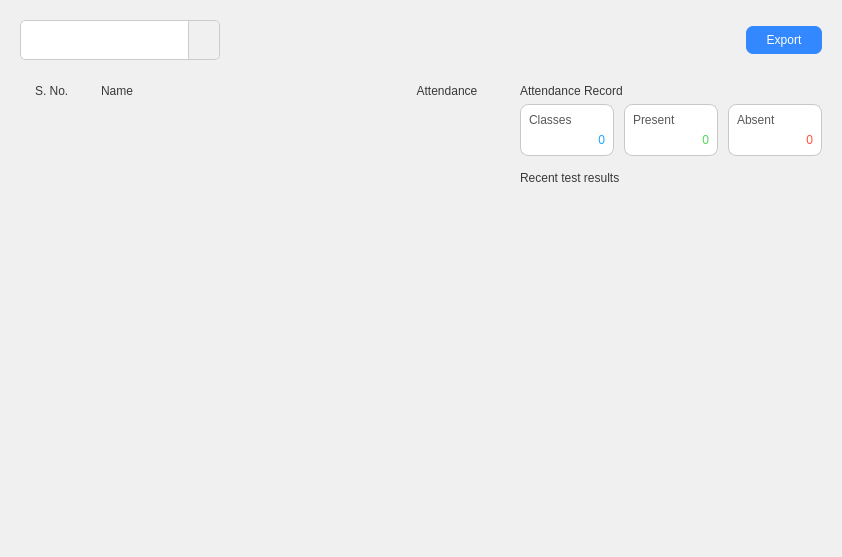
<?xml version="1.0" encoding="UTF-8"?>
<ui version="4.0">
 <class>view_reports_page</class>
 <widget class="QWidget" name="view_reports_page">
  <property name="geometry">
   <rect>
    <x>0</x>
    <y>0</y>
    <width>842</width>
    <height>557</height>
   </rect>
  </property>
  <property name="windowTitle">
   <string>Tests Dashboard</string>
  </property>
  <property name="styleSheet">
   <string notr="true">background-color: rgb(240, 240, 240);</string>
  </property>
  <layout class="QVBoxLayout" name="verticalLayout">
   <item>
    <widget class="QWidget" name="header_widget" native="true">
     <property name="sizePolicy">
      <sizepolicy hsizetype="Preferred" vsizetype="Fixed">
       <horstretch>0</horstretch>
       <verstretch>0</verstretch>
      </sizepolicy>
     </property>
     <property name="styleSheet">
      <string notr="true">background-color: transparent;
</string>
     </property>
     <layout class="QHBoxLayout" name="horizontalLayout_2">
      <item>
       <widget class="QComboBox" name="dropdown_classes">
        <property name="enabled">
         <bool>true</bool>
        </property>
        <property name="minimumSize">
         <size>
          <width>200</width>
          <height>40</height>
         </size>
        </property>
        <property name="styleSheet">
         <string notr="true">QComboBox {
    background-color: white;
    border: 1px solid #ccc;
    border-radius: 5px;
    padding: 5px 10px;
    font-size: 14px;
    color: #333;
}
QComboBox::down-arrow {
    image: url(icons/arrow_down.png); 
    width: 12px;
    height: 12px;
}
QComboBox::drop-down {
    subcontrol-origin: padding;
    subcontrol-position: top right;
    width: 30px;
    border-left-width: 1px;
    border-left-color: #ccc;
    border-left-style: solid; 
    border-top-right-radius: 5px;
    border-bottom-right-radius: 5px;
    background: #f0f0f0; 
}
QComboBox QAbstractItemView {
    background-color: white;
    border: 1px solid #ccc;
    selection-color: #159079;
    outline: 0;
    color: rgb(0, 0, 0);
}</string>
        </property>
       </widget>
      </item>
      <item>
       <spacer name="horizontalSpacer">
        <property name="orientation">
         <enum>Qt::Orientation::Horizontal</enum>
        </property>
        <property name="sizeHint" stdset="0">
         <size>
          <width>40</width>
          <height>20</height>
         </size>
        </property>
       </spacer>
      </item>
      <item>
       <widget class="QPushButton" name="btn_export">
        <property name="cursor">
         <cursorShape>PointingHandCursor</cursorShape>
        </property>
        <property name="styleSheet">
         <string notr="true">color: #fff;
background : #3388FF;
border: none;
padding: 7px 20px;
font: 600 14px &quot;Segoe UI&quot;;
border-radius: 7px</string>
        </property>
        <property name="text">
         <string>Export</string>
        </property>
       </widget>
      </item>
     </layout>
    </widget>
   </item>
   <item>
    <widget class="QStackedWidget" name="content_stack">
     <property name="styleSheet">
      <string notr="true">background-color: transparent;
</string>
     </property>
     <property name="currentIndex">
      <number>2</number>
     </property>
     <widget class="QWidget" name="no_classes">
      <layout class="QVBoxLayout" name="verticalLayout_empty">
       <item>
        <widget class="QLabel" name="label_no_test">
         <property name="styleSheet">
          <string notr="true">font: 15pt &quot;Segoe UI&quot;; color: rgb(100, 100, 100);</string>
         </property>
         <property name="text">
          <string>Select Any Class Or Create A New class</string>
         </property>
         <property name="alignment">
          <set>Qt::AlignmentFlag::AlignCenter</set>
         </property>
        </widget>
       </item>
      </layout>
     </widget>
     <widget class="QWidget" name="no_student">
      <property name="styleSheet">
       <string notr="true">font: 15pt &quot;Segoe UI&quot;; color: rgb(100, 100, 100);</string>
      </property>
      <layout class="QVBoxLayout" name="verticalLayout_9">
       <item>
        <widget class="QLabel" name="label_2">
         <property name="styleSheet">
          <string notr="true">font: 15pt &quot;Segoe UI&quot;; color: rgb(100, 100, 100);</string>
         </property>
         <property name="text">
          <string>No Students, Invite some</string>
         </property>
         <property name="alignment">
          <set>Qt::AlignmentFlag::AlignCenter</set>
         </property>
        </widget>
       </item>
      </layout>
     </widget>
     <widget class="QWidget" name="classes_selected">
      <layout class="QVBoxLayout" name="verticalLayout_list">
       <property name="leftMargin">
        <number>0</number>
       </property>
       <property name="topMargin">
        <number>0</number>
       </property>
       <property name="rightMargin">
        <number>0</number>
       </property>
       <property name="bottomMargin">
        <number>0</number>
       </property>
       <item>
        <widget class="QWidget" name="main_container" native="true">
         <property name="styleSheet">
          <string notr="true">
border:none</string>
         </property>
         <layout class="QHBoxLayout" name="horizontalLayout" stretch="3,2">
          <property name="spacing">
           <number>20</number>
          </property>
          <property name="leftMargin">
           <number>0</number>
          </property>
          <property name="topMargin">
           <number>0</number>
          </property>
          <property name="rightMargin">
           <number>0</number>
          </property>
          <property name="bottomMargin">
           <number>0</number>
          </property>
          <item>
           <widget class="QWidget" name="left_container" native="true">
            <layout class="QVBoxLayout" name="verticalLayout_2">
             <item>
              <widget class="QFrame" name="frame">
               <property name="sizePolicy">
                <sizepolicy hsizetype="Preferred" vsizetype="Minimum">
                 <horstretch>0</horstretch>
                 <verstretch>0</verstretch>
                </sizepolicy>
               </property>
               <property name="styleSheet">
                <string notr="true">QLabel{ color: #383838; font: 600 9pt &quot;Segoe UI&quot;; }</string>
               </property>
               <property name="frameShape">
                <enum>QFrame::Shape::StyledPanel</enum>
               </property>
               <property name="frameShadow">
                <enum>QFrame::Shadow::Raised</enum>
               </property>
               <layout class="QHBoxLayout" name="horizontalLayout_3">
                <property name="leftMargin">
                 <number>15</number>
                </property>
                <property name="topMargin">
                 <number>0</number>
                </property>
                <property name="rightMargin">
                 <number>0</number>
                </property>
                <property name="bottomMargin">
                 <number>0</number>
                </property>
                <item>
                 <widget class="QLabel" name="label_3">
                  <property name="sizePolicy">
                   <sizepolicy hsizetype="Fixed" vsizetype="Preferred">
                    <horstretch>0</horstretch>
                    <verstretch>0</verstretch>
                   </sizepolicy>
                  </property>
                  <property name="minimumSize">
                   <size>
                    <width>60</width>
                    <height>0</height>
                   </size>
                  </property>
                  <property name="text">
                   <string>S. No.</string>
                  </property>
                 </widget>
                </item>
                <item>
                 <widget class="QLabel" name="label_4">
                  <property name="text">
                   <string>Name</string>
                  </property>
                 </widget>
                </item>
                <item>
                 <widget class="QLabel" name="label_5">
                  <property name="maximumSize">
                   <size>
                    <width>70</width>
                    <height>100</height>
                   </size>
                  </property>
                  <property name="text">
                   <string>Attendance</string>
                  </property>
                  <property name="alignment">
                   <set>Qt::AlignmentFlag::AlignCenter</set>
                  </property>
                 </widget>
                </item>
               </layout>
              </widget>
             </item>
             <item>
              <widget class="QScrollArea" name="scrollArea">
               <property name="frameShape">
                <enum>QFrame::Shape::NoFrame</enum>
               </property>
               <property name="widgetResizable">
                <bool>true</bool>
               </property>
               <widget class="QWidget" name="scrollAreaWidgetContents_2">
                <property name="geometry">
                 <rect>
                  <x>0</x>
                  <y>0</y>
                  <width>464</width>
                  <height>435</height>
                 </rect>
                </property>
                <layout class="QVBoxLayout" name="all_students_container">
                 <property name="spacing">
                  <number>0</number>
                 </property>
                 <property name="leftMargin">
                  <number>0</number>
                 </property>
                 <property name="topMargin">
                  <number>0</number>
                 </property>
                 <property name="rightMargin">
                  <number>0</number>
                 </property>
                 <property name="bottomMargin">
                  <number>0</number>
                 </property>
                 <item>
                  <spacer name="verticalSpacer">
                   <property name="orientation">
                    <enum>Qt::Orientation::Vertical</enum>
                   </property>
                   <property name="sizeHint" stdset="0">
                    <size>
                     <width>20</width>
                     <height>412</height>
                    </size>
                   </property>
                  </spacer>
                 </item>
                </layout>
               </widget>
              </widget>
             </item>
            </layout>
           </widget>
          </item>
          <item>
           <widget class="QWidget" name="right_container" native="true">
            <layout class="QVBoxLayout" name="verticalLayout_3" stretch="0,0,0">
             <item>
              <widget class="QLabel" name="label_7">
               <property name="styleSheet">
                <string notr="true">color: #383838; font: 600 9pt &quot;Segoe UI&quot;;</string>
               </property>
               <property name="text">
                <string>Attendance Record</string>
               </property>
              </widget>
             </item>
             <item>
              <widget class="QWidget" name="top_cards_container" native="true">
               <property name="styleSheet">
                <string notr="true">#card1, #card2, #card3{
  background-color: rgb(255, 255, 255);
  border-radius: 8px;
  border:1px solid rgb(200,200,200);
}
#card1:hover ,#card2:hover ,#card3:hover {
    border: 1px solid #3388FF;
    background-color: #fcfcfc;
}

QPushButton{
  background-color: transparent;
  color: rgb(88, 88, 88);
  font: 600 11pt &quot;Segoe UI&quot;;
text-align: left
}
QLabel{
  background-color: transparent;
  color: rgb(34, 34, 34);
  font: 800 25pt &quot;Segoe UI&quot;;
}</string>
               </property>
               <layout class="QHBoxLayout" name="horizontalLayout_4">
                <property name="spacing">
                 <number>10</number>
                </property>
                <property name="leftMargin">
                 <number>0</number>
                </property>
                <property name="topMargin">
                 <number>0</number>
                </property>
                <property name="rightMargin">
                 <number>0</number>
                </property>
                <property name="bottomMargin">
                 <number>0</number>
                </property>
                <item>
                 <widget class="QWidget" name="card1" native="true">
                  <property name="maximumSize">
                   <size>
                    <width>16777215</width>
                    <height>120</height>
                   </size>
                  </property>
                  <layout class="QVBoxLayout" name="verticalLayout_4">
                   <item>
                    <widget class="QPushButton" name="pushButton">
                     <property name="text">
                      <string>Classes</string>
                     </property>
                     <property name="icon">
                      <iconset>
                       <normaloff>icons/board.png</normaloff>icons/board.png</iconset>
                     </property>
                    </widget>
                   </item>
                   <item>
                    <widget class="QLabel" name="classes_attended_count">
                     <property name="styleSheet">
                      <string notr="true">color: rgb(28, 164, 255);</string>
                     </property>
                     <property name="text">
                      <string>0</string>
                     </property>
                     <property name="alignment">
                      <set>Qt::AlignmentFlag::AlignBottom|Qt::AlignmentFlag::AlignRight|Qt::AlignmentFlag::AlignTrailing</set>
                     </property>
                    </widget>
                   </item>
                  </layout>
                 </widget>
                </item>
                <item>
                 <widget class="QWidget" name="card3" native="true">
                  <property name="maximumSize">
                   <size>
                    <width>16777215</width>
                    <height>120</height>
                   </size>
                  </property>
                  <layout class="QVBoxLayout" name="verticalLayout_5">
                   <item>
                    <widget class="QPushButton" name="pushButton_2">
                     <property name="text">
                      <string>Present</string>
                     </property>
                     <property name="icon">
                      <iconset>
                       <normaloff>icons/present.png</normaloff>icons/present.png</iconset>
                     </property>
                    </widget>
                   </item>
                   <item>
                    <widget class="QLabel" name="present_count">
                     <property name="styleSheet">
                      <string notr="true">color: rgb(86, 213, 86);</string>
                     </property>
                     <property name="text">
                      <string>0</string>
                     </property>
                     <property name="alignment">
                      <set>Qt::AlignmentFlag::AlignBottom|Qt::AlignmentFlag::AlignRight|Qt::AlignmentFlag::AlignTrailing</set>
                     </property>
                    </widget>
                   </item>
                  </layout>
                 </widget>
                </item>
                <item>
                 <widget class="QWidget" name="card2" native="true">
                  <property name="maximumSize">
                   <size>
                    <width>16777215</width>
                    <height>120</height>
                   </size>
                  </property>
                  <layout class="QVBoxLayout" name="verticalLayout_6">
                   <item>
                    <widget class="QPushButton" name="pushButton_3">
                     <property name="text">
                      <string>Absent</string>
                     </property>
                     <property name="icon">
                      <iconset>
                       <normaloff>icons/absent.png</normaloff>icons/absent.png</iconset>
                     </property>
                    </widget>
                   </item>
                   <item>
                    <widget class="QLabel" name="absent_count">
                     <property name="styleSheet">
                      <string notr="true">color:rgb(255, 82, 52)</string>
                     </property>
                     <property name="text">
                      <string>0</string>
                     </property>
                     <property name="alignment">
                      <set>Qt::AlignmentFlag::AlignBottom|Qt::AlignmentFlag::AlignRight|Qt::AlignmentFlag::AlignTrailing</set>
                     </property>
                    </widget>
                   </item>
                  </layout>
                 </widget>
                </item>
               </layout>
              </widget>
             </item>
             <item>
              <widget class="QWidget" name="test_conttainer" native="true">
               <layout class="QVBoxLayout" name="verticalLayout_8">
                <property name="leftMargin">
                 <number>0</number>
                </property>
                <property name="rightMargin">
                 <number>0</number>
                </property>
                <item>
                 <widget class="QLabel" name="label_8">
                  <property name="styleSheet">
                   <string notr="true">color: #383838; font: 600 9pt &quot;Segoe UI&quot;;</string>
                  </property>
                  <property name="text">
                   <string>Recent test results</string>
                  </property>
                 </widget>
                </item>
                <item>
                 <widget class="QStackedWidget" name="stackedWidget">
                  <property name="currentIndex">
                   <number>1</number>
                  </property>
                  <widget class="QWidget" name="no_test_found">
                   <layout class="QVBoxLayout" name="verticalLayout_7">
                    <item>
                     <widget class="QLabel" name="label">
                      <property name="styleSheet">
                       <string notr="true">color: #383838; font: 600 9pt &quot;Segoe UI&quot;;</string>
                      </property>
                      <property name="text">
                       <string>No Test Found</string>
                      </property>
                      <property name="alignment">
                       <set>Qt::AlignmentFlag::AlignCenter</set>
                      </property>
                     </widget>
                    </item>
                   </layout>
                  </widget>
                  <widget class="QWidget" name="test_list">
                   <layout class="QVBoxLayout" name="verticalLayout_test_list">
                    <property name="leftMargin">
                     <number>0</number>
                    </property>
                    <property name="topMargin">
                     <number>0</number>
                    </property>
                    <property name="rightMargin">
                     <number>0</number>
                    </property>
                    <property name="bottomMargin">
                     <number>0</number>
                    </property>
                    <item>
                     <widget class="QScrollArea" name="scrollArea_tests">
                      <property name="frameShape">
                       <enum>QFrame::Shape::NoFrame</enum>
                      </property>
                      <property name="widgetResizable">
                       <bool>true</bool>
                      </property>
                      <widget class="QWidget" name="scrollAreaWidgetContents_tests">
                       <property name="geometry">
                        <rect>
                         <x>0</x>
                         <y>0</y>
                         <width>304</width>
                         <height>301</height>
                        </rect>
                       </property>
                       <layout class="QVBoxLayout" name="test_results_layout">
                        <property name="spacing">
                         <number>10</number>
                        </property>
                        <property name="leftMargin">
                         <number>0</number>
                        </property>
                        <property name="topMargin">
                         <number>0</number>
                        </property>
                        <property name="rightMargin">
                         <number>0</number>
                        </property>
                        <property name="bottomMargin">
                         <number>0</number>
                        </property>
                        <item>
                         <spacer name="verticalSpacer_2">
                          <property name="orientation">
                           <enum>Qt::Orientation::Vertical</enum>
                          </property>
                          <property name="sizeHint" stdset="0">
                           <size>
                            <width>20</width>
                            <height>40</height>
                           </size>
                          </property>
                         </spacer>
                        </item>
                       </layout>
                      </widget>
                     </widget>
                    </item>
                   </layout>
                  </widget>
                 </widget>
                </item>
               </layout>
              </widget>
             </item>
            </layout>
           </widget>
          </item>
         </layout>
        </widget>
       </item>
      </layout>
     </widget>
    </widget>
   </item>
  </layout>
 </widget>
 <resources/>
 <connections/>
</ui>
